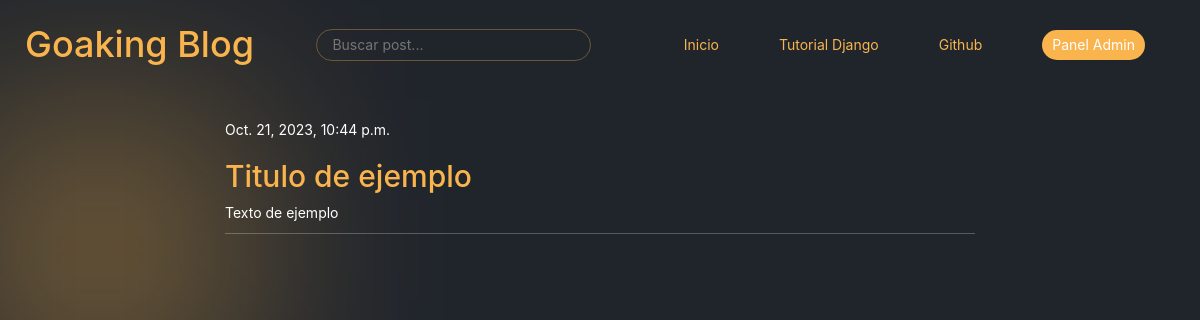
The app's page /post/4/ with its own data.
### blog/models.py (models this page shows, shortened)
class Post(models.Model):
    author = models.ForeignKey(settings.AUTH_USER_MODEL, on_delete=models.CASCADE)
    title = models.CharField(max_length=200)
    text = models.TextField()
    created_date = models.DateTimeField(
            default=timezone.now)
    published_date = models.DateTimeField(
            blank=True, null=True)

### blog/views.py (the view)
# urls.py: path('post/<int:pk>/', views.post_detail, name='post_detail'),
def post_detail(request, pk):
    post = get_object_or_404(Post, pk=pk)
    return render(request, 'blog/post_detail.html', {'post': post})

### blog/templates/blog/post_detail.html (shortened to what this page needs)
{% extends 'blog/base.html' %} {% block content %}
<div class="post">
  {% if post.published_date %}
  <div class="date">{{ post.published_date }}</div>
  {% endif %}
  <h2>{{ post.title }}</h2>
  <p>{{ post.text|linebreaksbr }}</p>
</div>
{% endblock %}

### blog/static/css/blog.css (style rules this page uses)
* { margin: 0; padding: 0; box-sizing: border-box; font-family: -apple-system,BlinkMacSystemFont,segoe ui,Roboto,Helvetica,Arial,sans-serif,apple color emoji,segoe ui emoji,segoe ui symbol; }
body { background-color: #20252C; }
body:before { content: ""; background-color: #f9b44d5d; filter: blur(100px); width: 300px; height: 300px; position: absolute; left: -50px; top: 100px; z-index: -1; }
.post { margin: 30px 0px; border-bottom:1px solid #ffffff3e ; }
.post h2 a , h2 { color: #f9b44d; }
.post p , .date { color: #fff; }

### records on screen
Post: published_date "Oct. 21, 2023, 10:44 p.m.", title "Titulo de ejemplo", text "Texto de ejemplo"
